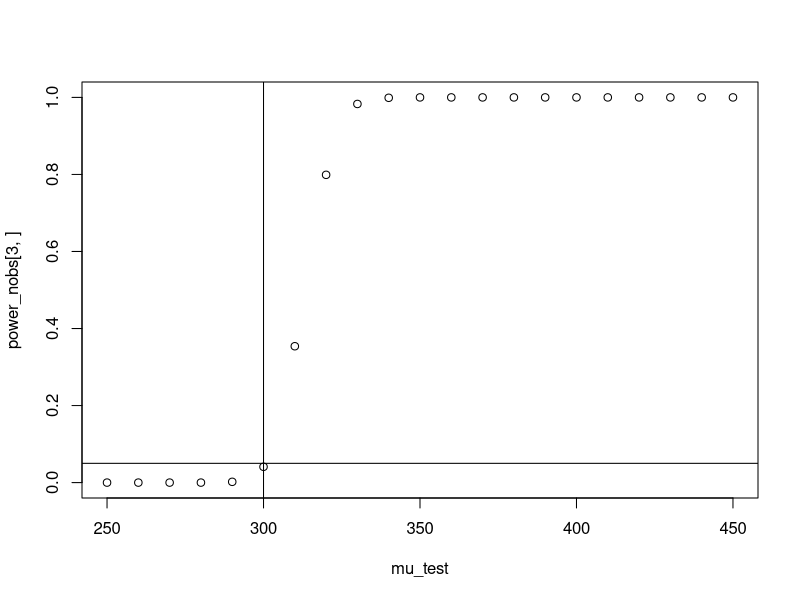

Recreate this plot in R.
m <- 1000            #number of replicas
mu_verd <- 300       #true value of the population parameter
sigma <- 50          #variance parameter of the population
mu_test <- c(seq(250, 450, 10))   #test values
M <- length(mu_test)              #number of Monte Carlo replicas
power <- numeric(M)               #vector to storage the empirrical power of the test
nobs <- c(20,30,40,50,100)        #sampling size
power_nobs <- matrix(0,length(nobs),M)
c <- 1
for(j in nobs) {
  for (i in 1:M) {
    mu <- mu_test[i]
    p_value <- replicate(m, expr = {
      x <- rnorm(j, mean = mu, sd = sigma)
      test_t <- t.test(x, alternative = "greater", mu = mu_verd)
      test_t$p.value})
    power[i] <- mean(p_value <= 0.05)
  }
  power_nobs[c,] <- power
  c = c+1
}

plot(mu_test, power_nobs[3,])
abline(v = mu_verd, lty = 1)
abline(h = .05, lty = 1)
